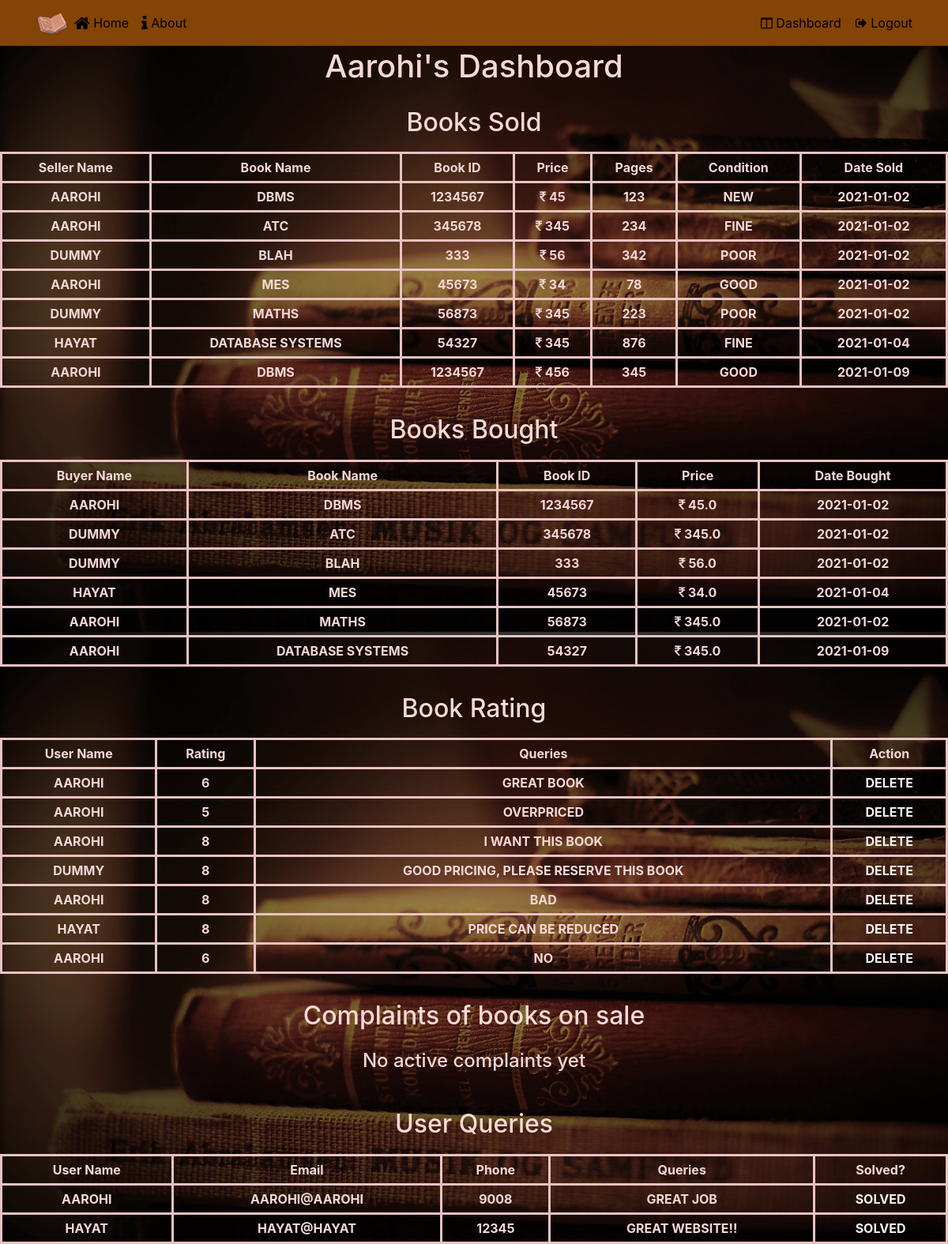
Screenshot of /admin_dashboard (signed in) with the database file from the repository.
### app.py (models this page shows)
class User(UserMixin, db.Model):
    __tablename__ = "user"
    id = db.Column(db.Integer, primary_key=True) # primary keys are required by SQLAlchemy
    email = db.Column(db.String(100), unique=True)
    password = db.Column(db.String(100))
    name = db.Column(db.String(1000))
    books = db.relationship('Book', backref='user') #one to many relationship with Book table
    transactions = db.relationship('Transaction', backref='user') #one to many relationship with Transaction table
    ratings = db.relationship('Rating', backref='user') #one to many relationship with Rating table
    book_complaints = db.relationship('Book_Complaints', backref='user') #one to many relationship with Rating table

class Transaction(UserMixin, db.Model):
    __tablename__ = "transaction"
    id = db.Column(db.Integer, primary_key=True)
    seller_id = db.Column(db.Integer, nullable=False)
    title = db.Column(db.String(1000))
    isbn = db.Column(db.String(1000))
    price = db.Column(db.Integer)
    pages = db.Column(db.Integer)
    condition = db.Column(db.String(1000))
    buyer_id = db.Column(db.Integer, db.ForeignKey('user.id'), nullable=False)
    book_id = db.Column(db.Integer, nullable=False)
    amt_sold_for = db.Column(db.Float, nullable=False)
    date_added = db.Column(db.DateTime, default=datetime.utcnow)
    order_date = db.Column(db.DateTime, nullable=False, default=datetime.utcnow)

class Book(UserMixin, db.Model):
    __tablename__ = "book"
    id = db.Column(db.Integer, primary_key=True)
    seller_id = db.Column(db.Integer, db.ForeignKey('user.id'), nullable=False)
    title = db.Column(db.String(1000))
    isbn = db.Column(db.String(1000))
    price = db.Column(db.Integer)
    pages = db.Column(db.Integer)
    condition = db.Column(db.String(1000))
    date_added = db.Column(db.DateTime, default=datetime.utcnow)
    book_transactions = db.relationship('User', backref='book')
    book_complaints = db.relationship('Book_Complaints', backref='book', cascade="all, delete-orphan")

class Rating(UserMixin, db.Model):
    __tablename__ = "rating"
    id = db.Column(db.Integer, primary_key=True)
    user_id = db.Column(db.Integer, db.ForeignKey('user.id'), nullable=False)
    rating = db.Column(db.Integer, nullable=False)
    issues = db.Column(db.String(1000))
    timestamp = db.Column(db.DateTime, default=datetime.utcnow)

class Contact_Detail(UserMixin, db.Model):
    __tablename__ = "contact_detail"
    id = db.Column(db.Integer, primary_key=True) # primary keys are required by SQLAlchemy
    name = db.Column(db.String(1000))
    email = db.Column(db.String(100))
    phone = db.Column(db.String(1000))
    user_queries = db.Column(db.String(1000))

### app.py (the view)
@app.route('/admin_dashboard')
@login_required
def admin_dashboard():
    books_sell = (db.session.query(Transaction.title, Transaction.isbn, Transaction.price, Transaction.pages, Transaction.condition, Transaction.date_added, User.name).join(User, User.id==Transaction.seller_id)).order_by(Transaction.date_added).all()
    books_more = (db.session.query(Book.title, Book.isbn, Book.price, Book.pages, Book.condition, Book.date_added, User.name).join(User, User.id==Book.seller_id)).order_by(Book.date_added).all()
    books_bought = (db.session.query(Transaction.title, Transaction.isbn, Transaction.amt_sold_for, Transaction.order_date, User.name).join(User)).order_by(Transaction.date_added).all()
    ratings = (db.session.query(Rating.id, Rating.rating, Rating.issues, User.name).join(User)).order_by(Rating.timestamp).all()
    queries = Contact_Detail.query.all()
    complaints = (db.session.query(Book_Complaints.book_id, Book_Complaints.comment, User.name, User.email).join(User)).order_by(Book_Complaints.timestamp).all()
    return render_template('admin_dashboard.html', books_sold=books_sell, books_more=books_more,books_bought=books_bought, queries=queries, complaints = complaints, ratings=ratings, name=current_user.name)

### app.py (called while the page is built)
def login_required(f):
    @wraps(f)
    def wrap(*args, **kwargs):
        if 'logged_in' in session:
            return f(*args, **kwargs)
        else:
            flash('You need to login first.')
            return redirect(url_for('login'))
    return wrap

@login_manager.user_loader
def user_loader(user_id):
    return User.query.get(user_id)

### templates/admin_dashboard.html (shortened to what this page needs)
{% extends 'base.html' %}
{% block home%}
<li class="nav-item" ><a class="nav-link" href="/admin" style="color:#000000;"><span class="fa fa-home fa-lg" ></span> Home</a></li>
{% endblock %}
{% block head %}
<span class="navbar-text">
    <a id="loginModal" href = "/dashboard" style="color:#000000;">
    <span class="fa fa-columns"></span> Dashboard </a>
</span>
<span class="navbar-text">
    &nbsp;&nbsp;&nbsp;<a id="signOutButton" href = "/logout" style="color:#000000;">
    <span class="fa fa-sign-out"></span> Logout </a>
</span>
{% endblock %}
{% block body %}
        <div class="container">
            <div class="row row-header">
                <div class="col-12">
                    <h1 style = "text-transform:capitalize; text-align: center; padding: 10px;"> {{name}}'s Dashboard</h1>
                </div>
            </div>
        </div>
<h2>Books Sold</h2>
{% if books_sold|length < 1 %}
    <h4 style="text-align: center; color:#f5d7d7; padding: 5px;">No books sold yet</h4>
{% else %}
    <table style="color:#f5d7d7; padding: 5px;">
        <tr>
            <th>Seller Name</th>
            <th>Book Name</th>
            <th>Book ID</th>
            <th>Price</th>
            <th>Pages</th>
            <th>Condition</th>
            <th>Date Sold</th>
        </tr>
        {% for book in books_sold %}
            <tr style="text-transform: uppercase;">
                <td>{{ book.name }}</td>
                <td>{{ book.title }}</td>
                <td>{{ book.isbn }}</td>
                <td><i class="fa fa-inr"></i>&nbsp;{{ book.price }}</td>
                <td>{{ book.pages }}</td>
                <td>{{ book.condition }}</td>
                <td>{{ book.date_added.date() }}</td>
            </tr>
        {% endfor %}
        {% for book in books_more %}
        <tr style="text-transform: uppercase;">
            <td>{{ book.name }}</td>
            <td>{{ book.title }}</td>
            <td>{{ book.isbn }}</td>
            <td><i class="fa fa-inr"></i>&nbsp;{{ book.price }}</td>
            <td>{{ book.pages }}</td>
            <td>{{ book.condition }}</td>
            <td>{{ book.date_added.date() }}</td>
        </tr>
    {% endfor %}
    </table>
{% endif %}
<br>
<h2>Books Bought</h2>
{% if books_bought|length < 1 %}
    <h4 style="text-align: center; color:#f5d7d7; padding: 5px;">No books sold yet</h4>
{% else %}
<table style="color:#f5d7d7; padding: 5px;">
    <tr>
        <th>Buyer Name</th>
        <th>Book Name</th>
        <th>Book ID</th>
        <th>Price</th>
        <th>Date Bought</th>
    </tr>
    {% for book in books_bought %}
        <tr style="text-transform: uppercase;">
            <td>{{ book.name }}</td>
            <td>{{ book.title }}</td>
            <td>{{ book.isbn }}</td>
            <td><i class="fa fa-inr"></i>&nbsp;{{ book.amt_sold_for }}</td>
            <td>{{ book.order_date.date() }}</td>
        </tr>
    {% endfor %}
</table>
{% endif %}
<br>
<h2>Book Rating</h2>
{% if ratings|length < 1 %}
    <h4 style="text-align: center; color:#f5d7d7; padding: 5px;">No ratings yet</h4>
{% else %}
<table style="color:#f5d7d7; padding: 5px;">
    <tr>
        <th>User Name</th>
        <th>Rating</th>
        <th>Queries</th>
        <th>Action</th>
    </tr>
    {% for rating in ratings %}
        <tr style="text-transform: uppercase;">
            <td>{{ rating.name }}</td>
            <td>{{ rating.rating }}</td>
            <td>{{ rating.issues }}</td>
            <td><a style="color:#f3f2f0;" href="/delete_rating/{{rating.id}}">Delete</a></td>
        </tr>
    {% endfor %}
</table>
{% endif %}
<br>
<h2>Complaints of books on sale</h2>
{% if complaints|length < 1 %}
    <h4 style="text-align: center; color:#f5d7d7; padding: 5px;">No active complaints yet</h4>
{% endif %}
<br>
<h2>User Queries</h2>
{% if queries|length < 1 %}
    <h4 style="text-align: center; color:#f5d7d7; padding: 5px;">No queries yet</h4>
{% else %}
<table style="color:#f5d7d7; padding: 5px;">
    <tr>
        <th>User Name</th>
        <th>Email</th>
        <th>Phone</th>
        <th>Queries</th>
        <th>Solved?</th>
    </tr>
    {% for query in queries %}
        <tr style="text-transform: uppercase;">
            <td>{{ query.name }}</td>
            <td>{{ query.email }}</td>
            <td>{{ query.phone }}</td>
            <td>{{ query.user_queries }}</td>
            <td><a style="color:#f3f2f0;" href="/delete_query/{{query.id}}">Solved</a></td>
        </tr>
    {% endfor %}
</table>
{% endif %}
{% endblock %}

### templates/base.html (shortened to what this page needs)
<!DOCTYPE html>
<html lang="en">
<head>
    <link rel="stylesheet" href="https://cdn.jsdelivr.net/npm/bootstrap@4.5.3/dist/css/bootstrap.min.css">
    <link rel="stylesheet" href="{{ url_for('static', filename='css/main.css')  }}">
    <link rel="stylesheet" href="https://cdnjs.cloudflare.com/ajax/libs/font-awesome/4.7.0/css/font-awesome.min.css">
    <link rel="stylesheet" href="https://cdnjs.cloudflare.com/ajax/libs/font-awesome/4.7.0/css/font-awesome.min.css">
</head>
<body>
    <nav class="navbar navbar-light navbar-expand-sm fixed-top">
        <div class="container">
           <a class="navbar-brand mr-auto"><img src="{{ url_for('static', filename='img/images/LOGO.png') }}" height="30" width="41"></a>
             <div class="collapse navbar-collapse" id="Navbar">
                <ul class="navbar-nav mr-auto">
                    {% block home%}{% endblock %}
                    <li class="nav-item" ><a class="nav-link" href="#about" style="color:#000000;" class="trigger-btn" data-toggle="modal" data-target="#about"><span class="fa fa-info fa-lg"></span> About</a></li>
                </ul>
                {% block head %}{% endblock %}
             </div>
        </div>
    </nav>
    {% block body %}{% endblock %}
</body>
</html>

### static/css/main.css (style rules this page uses)
.row-header { margin: 0px auto; padding: 0px 0px; }
body { padding: 50px 0px 0px 0px; z-index: 0; background-image: url(../img/images/wall.jpg); overflow-x: hidden; }
body,html { overflow-x: hidden; }
.navbar { background-color:#834405; }
.navbar-light .navbar-nav .nav-item { color: #FFFFFF; }
table, td, th { border: 3px solid #aaa; }
table { border-collapse: collapse; width: 100%; }
th { height: 30px; text-align: center; font-weight: bold; }
td { text-align: center; padding: 5px; font-weight: bold; }

### templates/admin_dashboard.html (style rules this page uses)
h1 { padding: 10px; text-align: center; color: #f7d9d6; }
h2 { padding: 10px; text-align: center; color: #f7d9d6; }
table, td, th { border: 3px solid rgb(233, 194, 194); padding: 5px; }
body { background-image: url('/static/img/images/6.png'); }

### rows the page displays
User: name "Aarohi"
Transaction: name "AAROHI", title "DBMS", isbn "1234567", price "45", pages "123", condition "NEW", date_added "2021-01-02", amt_sold_for "45.0", order_date "2021-01-02"
Transaction: name "AAROHI", title "ATC", isbn "345678", price "345", pages "234", condition "FINE", date_added "2021-01-02", name "DUMMY", amt_sold_for "345.0", order_date "2021-01-02"
Transaction: name "DUMMY", title "BLAH", isbn "333", price "56", pages "342", condition "POOR", date_added "2021-01-02", amt_sold_for "56.0", order_date "2021-01-02"
Transaction: name "AAROHI", title "MES", isbn "45673", price "34", pages "78", condition "GOOD", date_added "2021-01-02", name "HAYAT", amt_sold_for "34.0", order_date "2021-01-04"
Transaction: name "DUMMY", title "MATHS", isbn "56873", price "345", pages "223", condition "POOR", date_added "2021-01-02", name "AAROHI", amt_sold_for "345.0", order_date "2021-01-02"
Transaction: name "HAYAT", title "DATABASE SYSTEMS", isbn "54327", price "345", pages "876", condition "FINE", date_added "2021-01-04", name "AAROHI", amt_sold_for "345.0", order_date "2021-01-09"
Book: name "AAROHI", title "DBMS", isbn "1234567", price "456", pages "345", condition "GOOD", date_added "2021-01-09"
Rating: name "AAROHI", rating "6", issues "GREAT BOOK"
Rating: name "AAROHI", rating "5", issues "OVERPRICED"
Rating: name "AAROHI", rating "8", issues "I WANT THIS BOOK"
Rating: name "DUMMY", rating "8", issues "GOOD PRICING, PLEASE RESERVE THIS BOOK"
Rating: name "AAROHI", rating "8", issues "BAD"
Rating: name "HAYAT", rating "8", issues "PRICE CAN BE REDUCED"
Rating: name "AAROHI", rating "6", issues "NO"
Contact_Detail: name "AAROHI", email "AAROHI@AAROHI", phone "9008", user_queries "GREAT JOB"
Contact_Detail: name "HAYAT", email "HAYAT@HAYAT", phone "12345", user_queries "GREAT WEBSITE!!"
